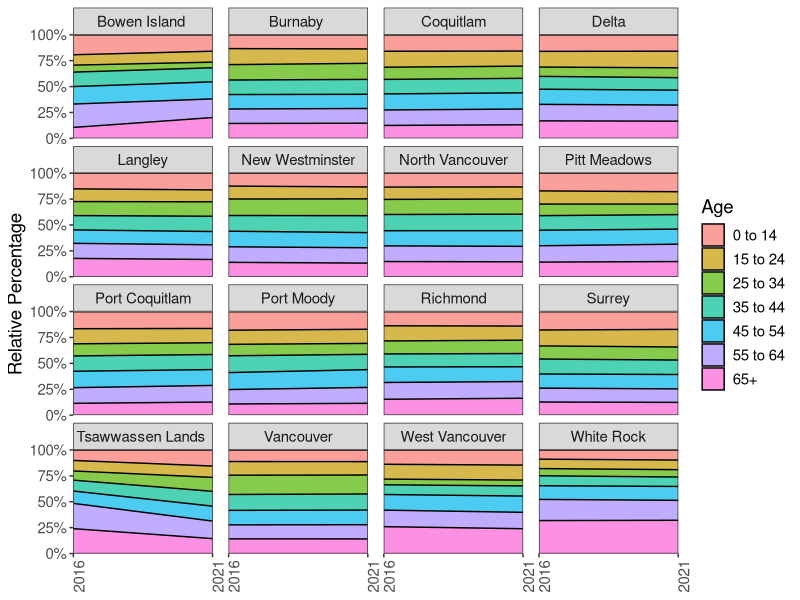
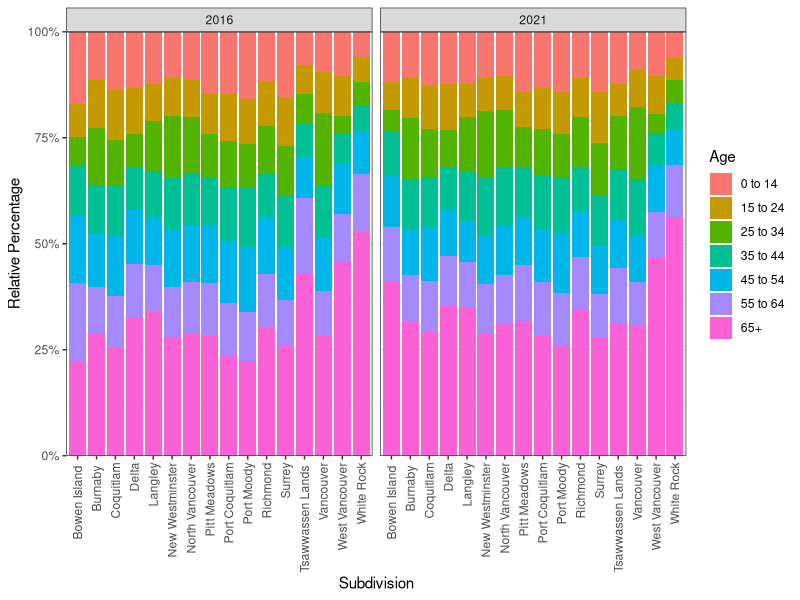

The R source for these figures, in order: (Note: this script raises an error after producing the figures.)
library(ggplot2)
library(dplyr)
library(tidyr)

df_pop <- read.csv("population_mvan.csv", header=TRUE)
head(df_pop)
names(df_pop)[names(df_pop) == "Census_Subdivision"] <- "Subdivision"
names(df_pop)[names(df_pop) == "Age_Group"] <- "Age"
head(df_pop)

pop_ra <- df_pop %>% group_by(Year, Age, Subdivision) %>%
          summarise(n = sum(Count)) %>%
          mutate (percentage = n / sum(n)) %>% ungroup %>% 
          complete(Year, Age, fill = list(n = 0, percentage = 0)) 
pop_ra %>% print(n=300) # tibble and also a data frame

write.table(pop_ra, file="pop_ra.csv", sep = ",", row.names=FALSE) #write csv to current directory with 
                                                                   #file name pop_ra

pop <- ggplot(pop_ra, aes(x = factor(Year), y = percentage, fill = Age, group = Age)) +
  geom_area(position = "fill", colour = "black", size = .5, alpha = .7) +
  scale_y_continuous(labels = scales::percent, name="Relative Percentage", expand=c(0,0)) +
  scale_x_discrete(expand=c(0,0), 
                   limits=c('2016', '2021')) + 
  theme_bw() + theme(axis.title.x=element_blank(),
                     axis.text.x=element_text(angle=90),
                     text=element_text(size=13.5), 
                     legend.position='right', 
                     panel.grid.major = element_blank(), 
                     panel.grid.minor = element_blank(), 
                     panel.background = element_blank(),
                     panel.spacing.x = unit(4, "mm")) + facet_wrap(~Subdivision) 
                      
                
pop

city_pop <- ggplot(df_pop, aes(x = Subdivision, y = Count, fill = Age)) + geom_col(position="fill") +
       theme_bw() +
       theme(axis.text.x=element_text(angle=90, hjust=1, vjust=.5)) + 
       scale_y_continuous(labels = scales::percent,
                          name="Relative Percentage", expand=c(0,0)) + facet_wrap(~Year, scale='free_x') 
city_pop
ggarrange(pop, city_pop + theme(axis.title.y=element_blank()),
          common.legend = TRUE, legend = "right", labels = "AUTO")

df_forecast <- read.csv("Forecast.csv", header=TRUE)
head(df_forecast)

library(ggpubr)

grp1.df <- df_forecast %>% filter(Population < 140000)
grp2.df <- df_forecast %>% filter(Population >= 140000 & Population < 500000) 
grp3.df <- df_forecast %>% filter(Population >= 500000 & Population < 1000000) 
grp4.df <- df_forecast %>% filter(Population >= 1000000) 

mvan_forecast <- ggscatter(df_forecast, x= "Housing", y = "Population", size = "Year", alpha=0.5, repel=TRUE,
                           add = "reg.line",
                           add.params = list(color = "blue", fill = "lightgray"),
                           conf.int = TRUE) + 
  stat_cor(
    aes(label = paste(..r.label.., sep = "~`,`~")),
    p.accuracy = 0.05, r.accuracy = 0.01, hjust=-2, vjust=2, size=6
  ) + 
  stat_regline_equation(label.x = 42, label.y = 3000000, hjust=-1)

mvan_forecast +
  stat_cor(aes(label = paste(..r.label.., sep = "~`,`~")), label.x = 750000, label.y = 10000, data = grp1.df) +
  stat_cor(aes(label = paste(..r.label.., sep = "~`,`~")), label.x = 750000, label.y = 300000, data = grp2.df) + 
  stat_cor(aes(label = paste(..r.label.., sep = "~`,`~")), label.x = 750000, label.y = 750000, data = grp3.df) + 
  stat_cor(aes(label = paste(..r.label.., sep = "~`,`~")), label.x = 750000, label.y = 1000000, data = grp4.df) 

grp1_forecast <- ggscatter(grp1.df, x= "Housing", y = "Population", size = "Year", alpha=0.5, repel=TRUE,
                             add = "reg.line",
                             add.params = list(color = "blue", fill = "lightgray"),
                             conf.int = TRUE, xlim=c(1500, 80000), ylim=c(0, 150000)) + 
                             scale_x_continuous(labels = scientific) + scale_y_continuous(labels = scientific) +
  stat_cor(
    aes(label = paste(..r.label.., sep = "~`,`~")),
    p.accuracy = 0.05, r.accuracy = 0.01, hjust=-0.2, vjust=1, size=6
  ) #+ 
  #stat_regline_equation(label.x = 1600, label.y = 5500, hjust=0, vjust=0)
grp1_forecast

grp2_forecast <- ggscatter(grp2.df, x= "Housing", y = "Population", size = "Year", alpha=0.5, repel=TRUE,
                           add = "reg.line",
                           add.params = list(color = "blue", fill = "lightgray"),
                           conf.int = TRUE, xlim=c(5000, 200000), ylim=c(10000, 500000)) + 
                           scale_x_continuous(labels = scientific) + scale_y_continuous(labels = scientific) +
  stat_cor(
    aes(label = paste(..r.label.., sep = "~`,`~")),
    p.accuracy = 0.05, r.accuracy = 0.01, hjust=1, vjust=-1, size=6
  ) #+ 
  #stat_regline_equation(label.x = 20000, label.y = 400000, hjust=-0.3, vjust=5)
grp2_forecast

require(scales)
grp3_forecast <- ggscatter(grp3.df, x= "Housing", y = "Population", size = "Year", alpha=0.5, repel=TRUE,
                           add = "reg.line",
                           add.params = list(color = "blue", fill = "lightgray"),
                           conf.int = TRUE, xlim=c(100000, 500000),ylim=c(300000, 1000000)) + 
                           scale_x_continuous(labels = scientific) + scale_y_continuous(labels = scientific) +
  stat_cor(
    aes(label = paste(..r.label.., sep = "~`,`~")),
    p.accuracy = 0.05, r.accuracy = 0.01, hjust=1.1, vjust=-1, size=6
  ) #+ 
  #stat_regline_equation(label.x = 20000, label.y = 400000, hjust=-2, vjust=-17)
grp3_forecast

grp4_forecast <- ggscatter(grp4.df, x= "Housing", y = "Population", size = "Year", alpha=0.5, repel=TRUE,
                           add = "reg.line",
                           add.params = list(color = "blue", fill = "lightgray"),
                           conf.int = TRUE, xlim=c(800000, 1600000),ylim=c(2500000, 4000000)) + 
                           scale_x_continuous(labels = scientific) + scale_y_continuous(labels = scientific) +
  stat_cor(
    aes(label = paste(..r.label.., sep = "~`,`~")),
    p.accuracy = 0.05, r.accuracy = 0.01, hjust=1.5, vjust=1, size=6
  ) #+ 
  #stat_regline_equation(label.x = 1000000, label.y = 3750000, hjust=0.5, vjust=0)
grp4_forecast

ggarrange(grp1_forecast + theme(axis.title.x=element_blank()), 
          grp2_forecast + theme(axis.title.x=element_blank()) + theme(axis.title.y=element_blank()), 
          grp3_forecast, grp4_forecast + theme(axis.title.y=element_blank()), 
          nrow=2, ncol=2, align='hv', common.legend = TRUE, legend = "top", labels = "AUTO")
